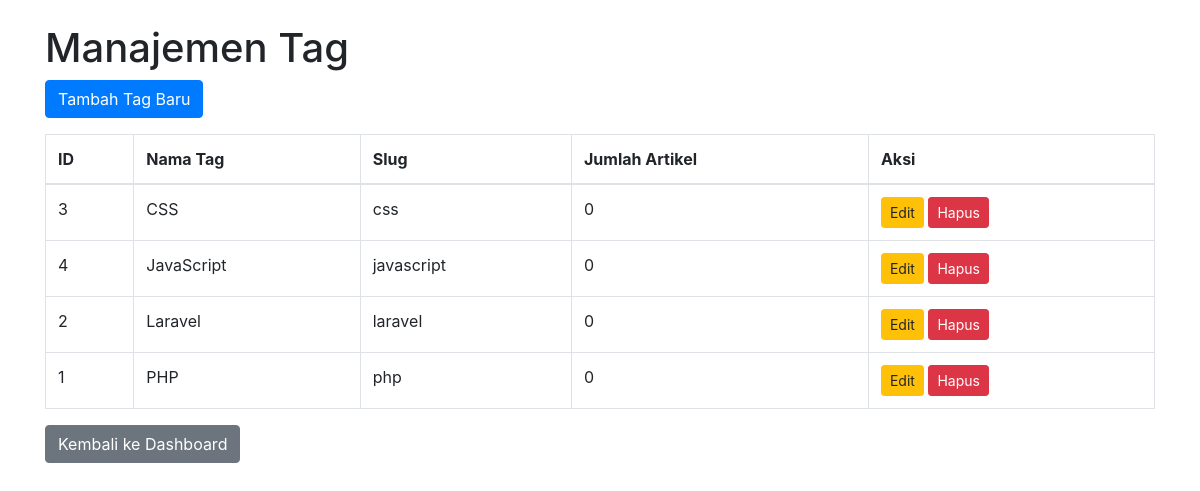
Page /tugas_uts/admin/tag/index.php (signed in) on the committed database.
### tables this page shows
CREATE TABLE `tag` (
  `id` int(11) NOT NULL,
  `nama` varchar(50) NOT NULL,
  `slug` varchar(50) NOT NULL,
  `created_at` timestamp NOT NULL DEFAULT current_timestamp()
);

### tugas_uts/admin/tag/index.php (the view, shortened to what this page needs)
<?php
require_once '../../config/database.php';
$sql = "SELECT t.*, COUNT(at.artikel_id) as jumlah_artikel
        FROM tag t
        LEFT JOIN artikel_tag at ON t.id = at.tag_id
        GROUP BY t.id
        ORDER BY t.nama ASC";
$stmt = $pdo->query($sql);
$tags = $stmt->fetchAll();
?>
<!DOCTYPE html>
<html lang="id">
<head>
    <link rel="stylesheet" href="https://stackpath.bootstrapcdn.com/bootstrap/4.5.2/css/bootstrap.min.css">
</head>
<body>
<div class="container mt-4">
    <h1>Manajemen Tag</h1>
    <a href="tambah.php" class="btn btn-primary mb-3">Tambah Tag Baru</a>
    <table class="table table-bordered">
        <thead>
            <tr>
                <th>ID</th>
                <th>Nama Tag</th>
                <th>Slug</th>
                <th>Jumlah Artikel</th>
                <th>Aksi</th>
            </tr>
        </thead>
        <tbody>
            <?php foreach ($tags as $tag): ?>
            <tr>
                <td><?= $tag['id'] ?></td>
                <td><?= htmlspecialchars($tag['nama']) ?></td>
                <td><?= htmlspecialchars($tag['slug']) ?></td>
                <td><?= $tag['jumlah_artikel'] ?></td>
                <td>
                    <a href="edit.php?id=<?= $tag['id'] ?>" class="btn btn-sm btn-warning">Edit</a>
                    <a href="hapus.php?id=<?= $tag['id'] ?>" class="btn btn-sm btn-danger" onclick="return confirm('Yakin ingin menghapus tag ini? Semua relasi artikel akan terputus (cascade).')">Hapus</a>
                </td>
            </tr>
            <?php endforeach; ?>
        </tbody>
    </table>
    <a href="../dashboard.php" class="btn btn-secondary">Kembali ke Dashboard</a>
</div>
</body>
</html>

### rows in the picture
tag: id "3", nama "CSS", slug "css", jumlah_artikel "0"
tag: id "4", nama "JavaScript", slug "javascript", jumlah_artikel "0"
tag: id "2", nama "Laravel", slug "laravel", jumlah_artikel "0"
tag: id "1", nama "PHP", slug "php", jumlah_artikel "0"
